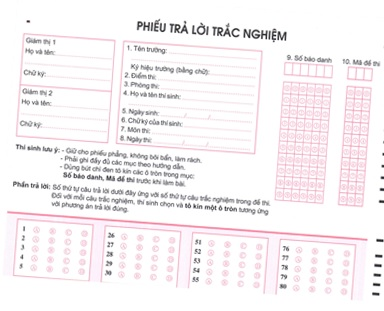
#> input picture images/im5.jpg, 384 x 311 px
$ python rotation.py
#> lines starting #> are read from the running program, lines starting #| are printed output that depends on the picture; after the words box and inside, x2 and y2 are one past the last pixel; in counts of white or black regions, pixels touching at a corner belong together
import numpy as np
import cv2
import math
from scipy import ndimage
import imutils

img = cv2.imread('images/im5.jpg')
#> img is the input picture: shape (311, 384, 3); mean B, G, R 244, 241.9, 246.3

scale_percent = 100
width = int(img.shape[1] * scale_percent / 100)
#> width = 384
height = int(img.shape[0] * scale_percent / 100)
#> height = 311
dim = (width, height)
#> dim = (384, 311)

# resize image
resized = cv2.resize(img, dim, interpolation = cv2.INTER_AREA)


cv2.imshow("Before", resized)
key = cv2.waitKey(0)
#> (key Esc is pressed here)

img_gray = cv2.cvtColor(resized, cv2.COLOR_BGR2GRAY)
img_edges = cv2.Canny(img_gray, 100, 100, apertureSize=3)
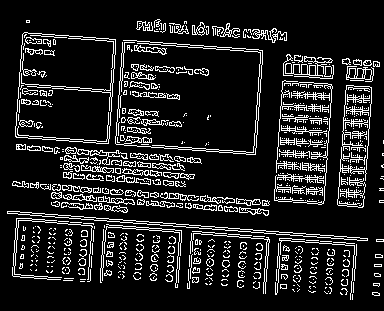
#> img_edges: shape (311, 384); 13.1% white in thin lines or dots, all inside (x1, y1, x2, y2) = (7, 19, 384, 300)
lines = cv2.HoughLinesP(img_edges, 1, math.pi / 180.0, 100, minLineLength=100, maxLineGap=5)
#> lines = 17 rows, first 6: [50, 185, 245, 199], [116, 144, 232, 152], [30, 215, 159, 224], [122, 42, 262, 51], [123, 40, 258, 49], [141, 144, 255, 152]

angles = []


for [[x1, y1, x2, y2]] in lines:
    cv2.line(resized, (x1, y1), (x2, y2), (255, 0, 0), 3)
    angle = math.degrees(math.atan2(y2 - y1, x2 - x1))
    angles.append(angle)
#> this loop made 17 passes
#> (x1, y1, x2, y2, angle) on passes 1 to 12: (50, 185, 245, 199, 4.11), (116, 144, 232, 152, 3.95), (30, 215, 159, 224, 3.99), (122, 42, 262, 51, 3.68), (123, 40, 258, 49, 3.81), (141, 144, 255, 152, 4.01), (66, 152, 190, 161, 4.15), (63, 173, 184, 182, 4.25), (96, 199, 268, 214, 4.98), (121, 199, 250, 208, 3.99), (338, 198, 348, 58, -85.91), (274, 200, 284, 62, -85.86)
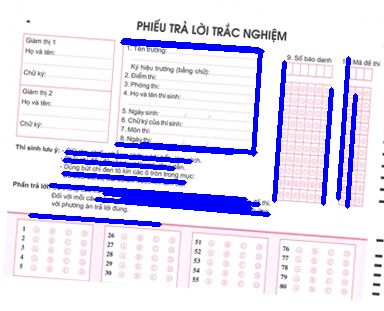
#> resized: shape (311, 384, 3); 8.58% of pixels changed, all inside (x1, y1, x2, y2) = (28, 38, 358, 227)
#> after the loop, angles = [4.11, 3.95, 3.99, 3.68, 3.81, 4.01, 4.15, 4.25, 4.98, 3.99, -85.91, -85.86, 4.09, 4.2, -85.88, -85.99, -86.15]

cv2.imshow("Detected lines", resized)
key = cv2.waitKey(0)
#> (key Esc is pressed here)

median_angle = np.median(angles)
#> median_angle = 3.99
img_rotated = ndimage.rotate(resized, median_angle)
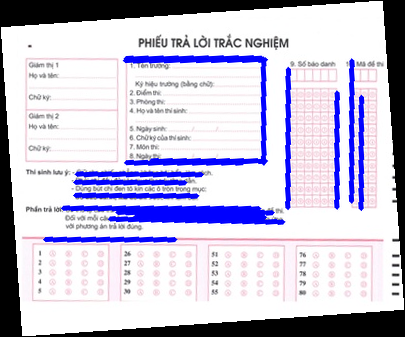
#> img_rotated: shape (337, 405, 3); mean B, G, R 214.2, 193.8, 196.8

print(f"Angle is {median_angle:.04f}")
#| Angle is 3.9909
#cv2.imwrite('rotated.jpg', img_rotated)

rotated_image = imutils.rotate(resized, median_angle)
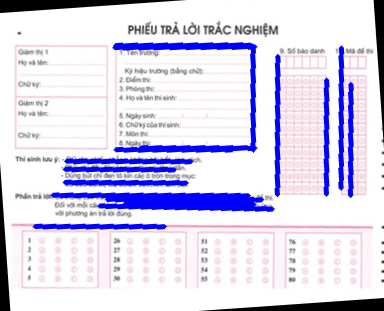
#> rotated_image: shape (311, 384, 3); mean B, G, R 238.1, 214.5, 218.2
cv2.imshow("After", rotated_image)
key = cv2.waitKey(0)
#> (key Esc is pressed here)

$ run again, with images/im1.jpg copied over images/im5.jpg
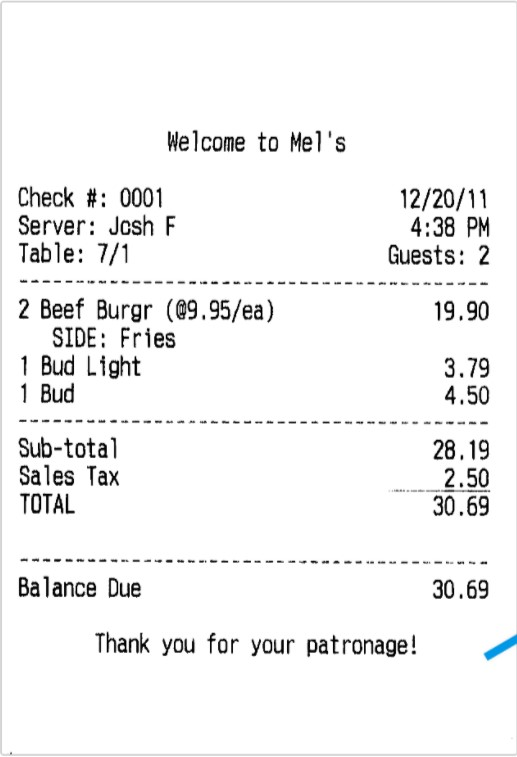
#> input picture images/im1.jpg, 517 x 757 px
#> img is the input picture: shape (757, 517, 3); mean B, G, R 244.1, 244, 243.9
#> `img_edges = cv2.Canny(img_gray, 100, 100, apertureSize=3)`:
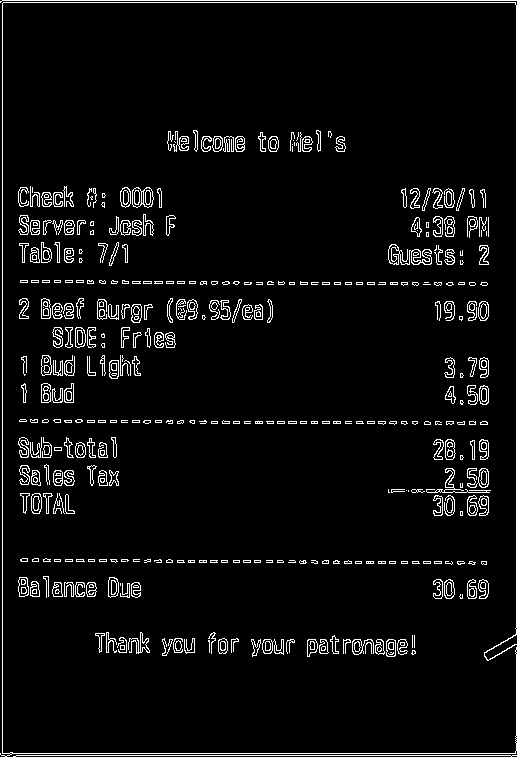
#> img_edges: shape (757, 517); 4.9% white in thin lines or dots
#> lines = 16 rows, first 6: [516, 634, 516, 0], [2, 755, 2, 0], [0, 2, 515, 2], [16, 755, 516, 755], [3, 0, 515, 0], [0, 753, 515, 753]
#> the loop `for [[x1, y1, x2, y2]] in lines:` made 16 passes
#> (x1, y1, x2, y2, angle) on passes 1 to 8: (516, 634, 516, 0, -90), (2, 755, 2, 0, -90), (0, 2, 515, 2, 0), (16, 755, 516, 755, 0), (3, 0, 515, 0, 0), (0, 753, 515, 753, 0), (21, 561, 139, 561, 0), (139, 421, 417, 421, 0)
#> after the loop `for [[x1, y1, x2, y2]] in lines:`:
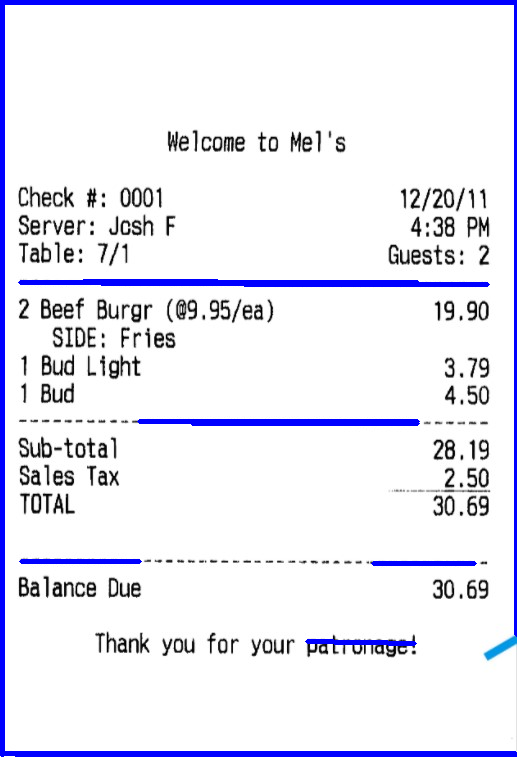
#> resized: shape (757, 517, 3); 4.55% of pixels changed, all inside (x1, y1, x2, y2) = (0, 0, 517, 757)
#> after the loop `for [[x1, y1, x2, y2]] in lines:`: angles = [-90, -90, 0, 0, 0, 0, 0, 0, 0, 0, 0, 0, 0, 1.07, 0, 0]
#> median_angle = 0
#| Angle is 0.0000

$ run again, with images/im3.jpg copied over images/im5.jpg
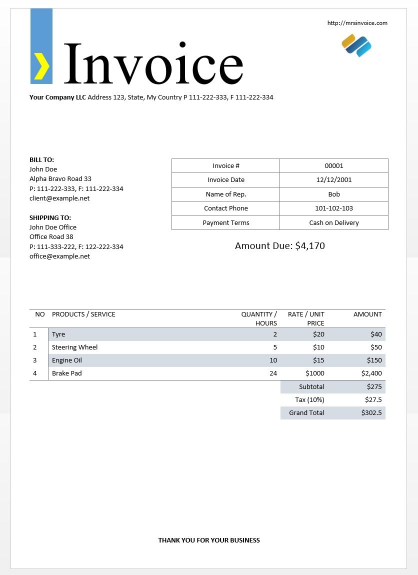
#> input picture images/im3.jpg, 835 x 1150 px (shown at 1/2 size)
#> img is the input picture: shape (1150, 835, 3); mean B, G, R 246.4, 245.9, 245.1
#> `img_edges = cv2.Canny(img_gray, 100, 100, apertureSize=3)`:
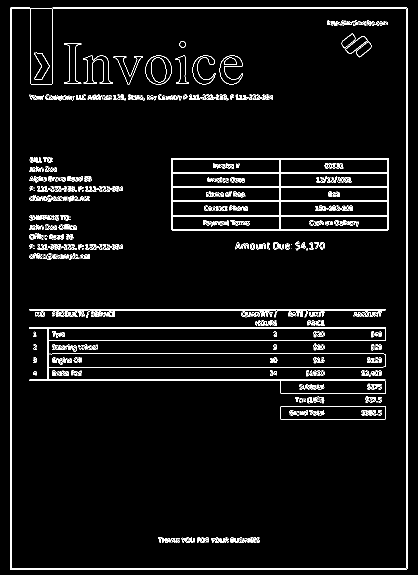
#> img_edges: shape (1150, 835) (shown at 1/2 size); 4.2% white in thin lines or dots
#> lines = 49 rows, first 6: [814, 1137, 814, 16], [22, 1138, 22, 15], [20, 1138, 20, 16], [812, 1138, 812, 15], [21, 1138, 813, 1138], [23, 1136, 811, 1136]
#> the loop `for [[x1, y1, x2, y2]] in lines:` made 49 passes
#> (x1, y1, x2, y2, angle) on passes 1 to 8: (814, 1137, 814, 16, -90), (22, 1138, 22, 15, -90), (20, 1138, 20, 16, -90), (812, 1138, 812, 15, -90), (21, 1138, 813, 1138, 0), (23, 1136, 811, 1136, 0), (59, 759, 770, 759, 0), (59, 620, 770, 620, 0)
#> after the loop `for [[x1, y1, x2, y2]] in lines:`:
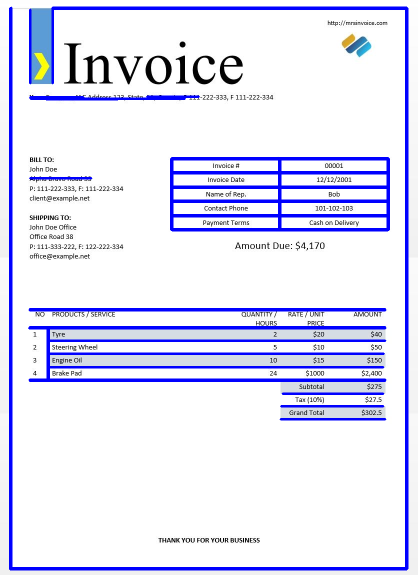
#> resized: shape (1150, 835, 3) (shown at 1/2 size); 8.37% of pixels changed, all inside (x1, y1, x2, y2) = (18, 13, 817, 1141)
#> after the loop `for [[x1, y1, x2, y2]] in lines:`: angles = 49 values, max 0 at index 4, min -90 at index 0, mean -25.71
#> median_angle = 0
#| Angle is 0.0000
